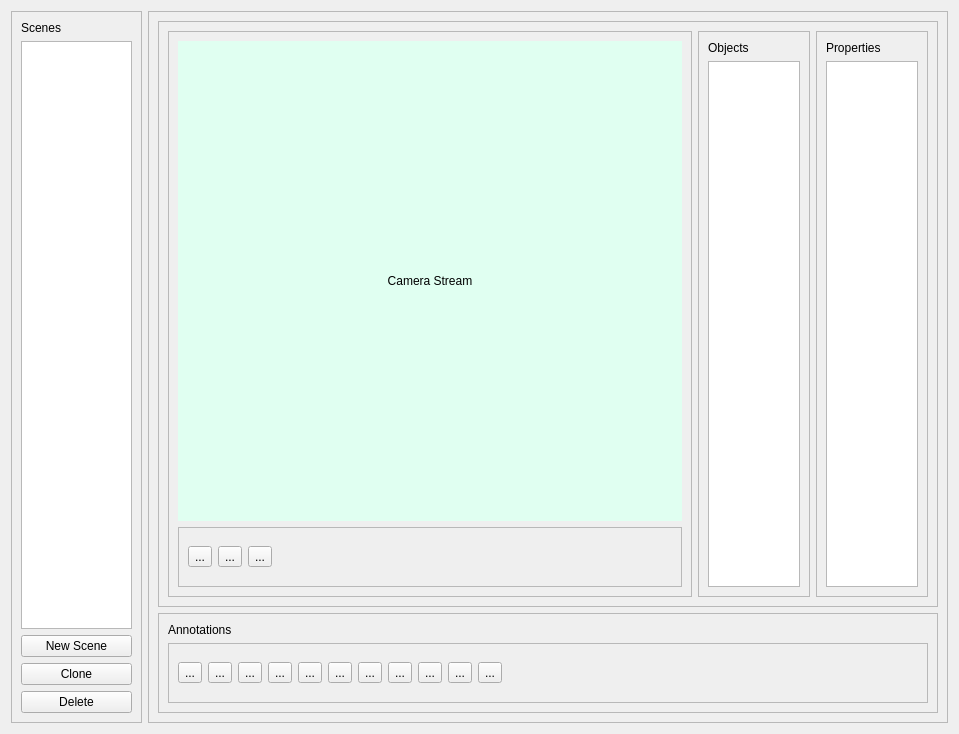
<?xml version="1.0" encoding="UTF-8"?>
<ui version="4.0">
 <class>Form</class>
 <widget class="QWidget" name="Form">
  <property name="geometry">
   <rect>
    <x>0</x>
    <y>0</y>
    <width>959</width>
    <height>734</height>
   </rect>
  </property>
  <property name="windowTitle">
   <string>Form</string>
  </property>
  <layout class="QHBoxLayout" name="horizontalLayout">
   <item>
    <widget class="QFrame" name="frame_1">
     <property name="sizePolicy">
      <sizepolicy hsizetype="Preferred" vsizetype="Preferred">
       <horstretch>2</horstretch>
       <verstretch>0</verstretch>
      </sizepolicy>
     </property>
     <property name="maximumSize">
      <size>
       <width>200</width>
       <height>16777215</height>
      </size>
     </property>
     <property name="frameShape">
      <enum>QFrame::StyledPanel</enum>
     </property>
     <property name="frameShadow">
      <enum>QFrame::Raised</enum>
     </property>
     <layout class="QVBoxLayout" name="verticalLayout_2">
      <item>
       <widget class="QLabel" name="label_2">
        <property name="text">
         <string>Scenes</string>
        </property>
       </widget>
      </item>
      <item>
       <widget class="QListView" name="scenes_view"/>
      </item>
      <item>
       <widget class="QPushButton" name="new_scene_btn">
        <property name="text">
         <string>New Scene</string>
        </property>
       </widget>
      </item>
      <item>
       <widget class="QPushButton" name="clone_scene_btn">
        <property name="text">
         <string>Clone</string>
        </property>
       </widget>
      </item>
      <item>
       <widget class="QPushButton" name="delete_scene_btn">
        <property name="text">
         <string>Delete</string>
        </property>
       </widget>
      </item>
     </layout>
    </widget>
   </item>
   <item>
    <widget class="QFrame" name="frame_2">
     <property name="sizePolicy">
      <sizepolicy hsizetype="Preferred" vsizetype="Preferred">
       <horstretch>8</horstretch>
       <verstretch>0</verstretch>
      </sizepolicy>
     </property>
     <property name="minimumSize">
      <size>
       <width>800</width>
       <height>0</height>
      </size>
     </property>
     <property name="frameShape">
      <enum>QFrame::StyledPanel</enum>
     </property>
     <property name="frameShadow">
      <enum>QFrame::Raised</enum>
     </property>
     <layout class="QVBoxLayout" name="verticalLayout">
      <item>
       <widget class="QFrame" name="frame_3">
        <property name="sizePolicy">
         <sizepolicy hsizetype="Preferred" vsizetype="Preferred">
          <horstretch>0</horstretch>
          <verstretch>5</verstretch>
         </sizepolicy>
        </property>
        <property name="frameShape">
         <enum>QFrame::StyledPanel</enum>
        </property>
        <property name="frameShadow">
         <enum>QFrame::Raised</enum>
        </property>
        <layout class="QHBoxLayout" name="horizontalLayout_2">
         <item>
          <widget class="QFrame" name="camers_view_frame">
           <property name="sizePolicy">
            <sizepolicy hsizetype="Preferred" vsizetype="Preferred">
             <horstretch>70</horstretch>
             <verstretch>0</verstretch>
            </sizepolicy>
           </property>
           <property name="minimumSize">
            <size>
             <width>250</width>
             <height>250</height>
            </size>
           </property>
           <property name="frameShape">
            <enum>QFrame::StyledPanel</enum>
           </property>
           <property name="frameShadow">
            <enum>QFrame::Raised</enum>
           </property>
           <layout class="QVBoxLayout" name="verticalLayout_6">
            <item>
             <widget class="QLabel" name="camera_view">
              <property name="styleSheet">
               <string notr="true">background-color: rgb(224, 255, 241);</string>
              </property>
              <property name="text">
               <string>Camera Stream</string>
              </property>
              <property name="alignment">
               <set>Qt::AlignCenter</set>
              </property>
             </widget>
            </item>
            <item>
             <widget class="QFrame" name="camera_view_toolbox">
              <property name="sizePolicy">
               <sizepolicy hsizetype="Preferred" vsizetype="Preferred">
                <horstretch>0</horstretch>
                <verstretch>0</verstretch>
               </sizepolicy>
              </property>
              <property name="maximumSize">
               <size>
                <width>16777215</width>
                <height>60</height>
               </size>
              </property>
              <property name="frameShape">
               <enum>QFrame::StyledPanel</enum>
              </property>
              <property name="frameShadow">
               <enum>QFrame::Raised</enum>
              </property>
              <layout class="QHBoxLayout" name="horizontalLayout_4">
               <item>
                <widget class="QToolButton" name="delete_btn">
                 <property name="text">
                  <string>...</string>
                 </property>
                 <property name="icon">
                  <iconset>
                   <normaloff>images/delete.png</normaloff>images/delete.png</iconset>
                 </property>
                </widget>
               </item>
               <item>
                <widget class="QToolButton" name="undo_btn">
                 <property name="text">
                  <string>...</string>
                 </property>
                 <property name="icon">
                  <iconset>
                   <normaloff>images/undo.png</normaloff>images/undo.png</iconset>
                 </property>
                </widget>
               </item>
               <item>
                <widget class="QToolButton" name="redo_btn">
                 <property name="text">
                  <string>...</string>
                 </property>
                 <property name="icon">
                  <iconset>
                   <normaloff>images/redo.png</normaloff>images/redo.png</iconset>
                 </property>
                </widget>
               </item>
               <item>
                <spacer name="horizontalSpacer">
                 <property name="orientation">
                  <enum>Qt::Horizontal</enum>
                 </property>
                 <property name="sizeHint" stdset="0">
                  <size>
                   <width>40</width>
                   <height>20</height>
                  </size>
                 </property>
                </spacer>
               </item>
              </layout>
             </widget>
            </item>
           </layout>
          </widget>
         </item>
         <item>
          <widget class="QFrame" name="objects_view_frame">
           <property name="sizePolicy">
            <sizepolicy hsizetype="Preferred" vsizetype="Preferred">
             <horstretch>15</horstretch>
             <verstretch>0</verstretch>
            </sizepolicy>
           </property>
           <property name="maximumSize">
            <size>
             <width>200</width>
             <height>16777215</height>
            </size>
           </property>
           <property name="frameShape">
            <enum>QFrame::StyledPanel</enum>
           </property>
           <property name="frameShadow">
            <enum>QFrame::Raised</enum>
           </property>
           <layout class="QVBoxLayout" name="verticalLayout_4">
            <item>
             <widget class="QLabel" name="label_3">
              <property name="text">
               <string>Objects</string>
              </property>
             </widget>
            </item>
            <item>
             <widget class="QTableView" name="objects_view"/>
            </item>
           </layout>
          </widget>
         </item>
         <item>
          <widget class="QFrame" name="properties_view_frame">
           <property name="sizePolicy">
            <sizepolicy hsizetype="Preferred" vsizetype="Preferred">
             <horstretch>15</horstretch>
             <verstretch>0</verstretch>
            </sizepolicy>
           </property>
           <property name="frameShape">
            <enum>QFrame::StyledPanel</enum>
           </property>
           <property name="frameShadow">
            <enum>QFrame::Raised</enum>
           </property>
           <layout class="QVBoxLayout" name="verticalLayout_5">
            <item>
             <widget class="QLabel" name="label_4">
              <property name="text">
               <string>Properties</string>
              </property>
             </widget>
            </item>
            <item>
             <widget class="QTreeView" name="properties_view"/>
            </item>
           </layout>
          </widget>
         </item>
        </layout>
       </widget>
      </item>
      <item>
       <widget class="QFrame" name="annotations_frame">
        <property name="frameShape">
         <enum>QFrame::StyledPanel</enum>
        </property>
        <property name="frameShadow">
         <enum>QFrame::Raised</enum>
        </property>
        <layout class="QVBoxLayout" name="verticalLayout_3">
         <item>
          <widget class="QLabel" name="label">
           <property name="text">
            <string>Annotations</string>
           </property>
          </widget>
         </item>
         <item>
          <widget class="QScrollArea" name="scrollArea">
           <property name="maximumSize">
            <size>
             <width>16777215</width>
             <height>60</height>
            </size>
           </property>
           <property name="widgetResizable">
            <bool>true</bool>
           </property>
           <widget class="QWidget" name="scrollAreaWidgetContents">
            <property name="geometry">
             <rect>
              <x>0</x>
              <y>0</y>
              <width>746</width>
              <height>58</height>
             </rect>
            </property>
            <layout class="QHBoxLayout" name="horizontalLayout_3">
             <item>
              <widget class="QToolButton" name="text_btn">
               <property name="text">
                <string>...</string>
               </property>
               <property name="icon">
                <iconset>
                 <normaloff>images/text.png</normaloff>images/text.png</iconset>
               </property>
               <property name="autoRaise">
                <bool>false</bool>
               </property>
              </widget>
             </item>
             <item>
              <widget class="QToolButton" name="audio_btn">
               <property name="text">
                <string>...</string>
               </property>
               <property name="icon">
                <iconset>
                 <normaloff>images/audio.png</normaloff>images/audio.png</iconset>
               </property>
              </widget>
             </item>
             <item>
              <widget class="QToolButton" name="arrow_btn">
               <property name="text">
                <string>...</string>
               </property>
               <property name="icon">
                <iconset>
                 <normaloff>images/arrow.png</normaloff>images/arrow.png</iconset>
               </property>
              </widget>
             </item>
             <item>
              <widget class="QToolButton" name="select_box_btn">
               <property name="text">
                <string>...</string>
               </property>
               <property name="icon">
                <iconset>
                 <normaloff>images/select_box.png</normaloff>images/select_box.png</iconset>
               </property>
              </widget>
             </item>
             <item>
              <widget class="QToolButton" name="video_btn">
               <property name="text">
                <string>...</string>
               </property>
               <property name="icon">
                <iconset>
                 <normaloff>images/video.png</normaloff>images/video.png</iconset>
               </property>
              </widget>
             </item>
             <item>
              <widget class="QToolButton" name="relationship_btn">
               <property name="text">
                <string>...</string>
               </property>
               <property name="icon">
                <iconset>
                 <normaloff>images/relationship.png</normaloff>images/relationship.png</iconset>
               </property>
              </widget>
             </item>
             <item>
              <widget class="QToolButton" name="timer_btn">
               <property name="text">
                <string>...</string>
               </property>
               <property name="icon">
                <iconset>
                 <normaloff>images/timer.png</normaloff>images/timer.png</iconset>
               </property>
              </widget>
             </item>
             <item>
              <widget class="QToolButton" name="image_btn">
               <property name="text">
                <string>...</string>
               </property>
               <property name="icon">
                <iconset>
                 <normaloff>images/image.png</normaloff>images/image.png</iconset>
               </property>
              </widget>
             </item>
             <item>
              <widget class="QToolButton" name="rectangle_btn">
               <property name="text">
                <string>...</string>
               </property>
               <property name="icon">
                <iconset>
                 <normaloff>images/rectangle.png</normaloff>images/rectangle.png</iconset>
               </property>
              </widget>
             </item>
             <item>
              <widget class="QToolButton" name="line_btn">
               <property name="text">
                <string>...</string>
               </property>
               <property name="icon">
                <iconset>
                 <normaloff>images/line.png</normaloff>images/line.png</iconset>
               </property>
              </widget>
             </item>
             <item>
              <widget class="QToolButton" name="circle_btn">
               <property name="text">
                <string>...</string>
               </property>
               <property name="icon">
                <iconset>
                 <normaloff>images/circle.png</normaloff>images/circle.png</iconset>
               </property>
              </widget>
             </item>
             <item>
              <spacer name="horizontalSpacer_2">
               <property name="orientation">
                <enum>Qt::Horizontal</enum>
               </property>
               <property name="sizeHint" stdset="0">
                <size>
                 <width>40</width>
                 <height>20</height>
                </size>
               </property>
              </spacer>
             </item>
            </layout>
           </widget>
          </widget>
         </item>
        </layout>
       </widget>
      </item>
     </layout>
    </widget>
   </item>
  </layout>
 </widget>
 <resources/>
 <connections/>
</ui>
